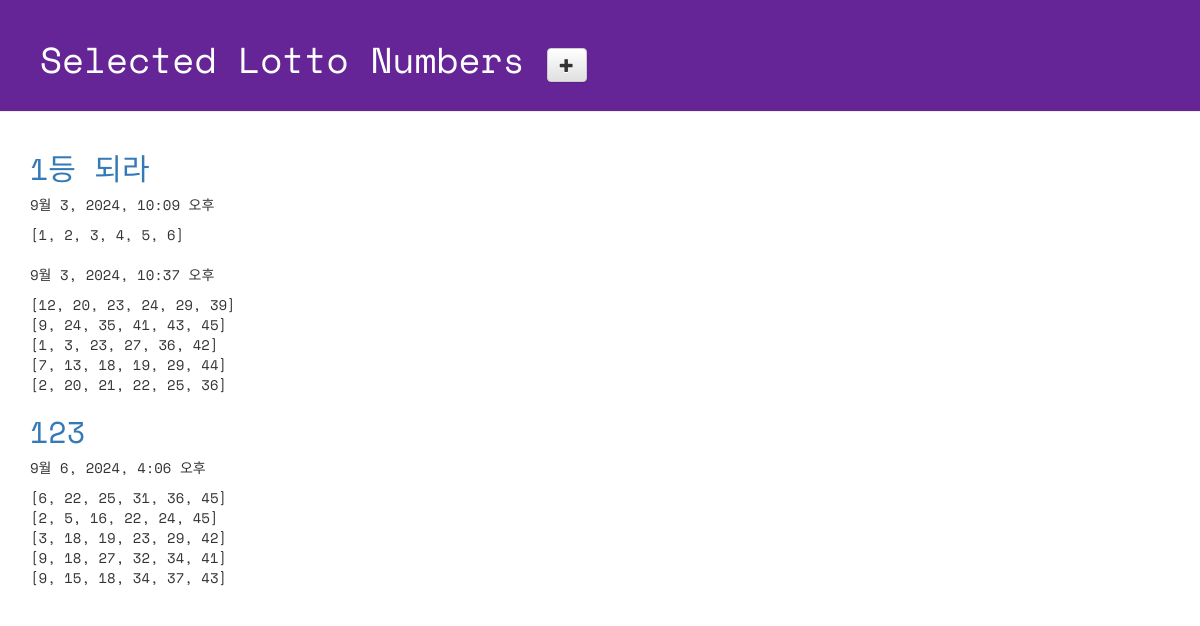
Page /lotto/ on the committed database.
### lotto/models.py (models this page shows, shortened)
class GuessNumbers(models.Model):
    name = models.CharField(max_length=24)  # 로또 번호 리스트의 이름
    text = models.CharField(max_length=255)  # 로또 번호 리스트에 대한 설명
    lottos = models.CharField(max_length=255, default='[1, 2, 3, 4, 5, 6]')  # 로또 번호들이 담길 str
    num_lotto = models.IntegerField(default=5)  # 6개 번호 set의 갯수
    update_date = models.DateTimeField()

### lotto/views.py (the view)
# urls.py: path('lotto/',views.index, name='index'),
def index(request):
    lottos = GuessNumbers.objects.all()
    return render(request, 'lotto/default.html',{'lottos':lottos})

### lotto/templates/lotto/default.html (shortened to what this page needs)
<!DOCTYPE html>
{% load static %}
<html lang="ko">
<head>
  <link rel="stylesheet" href="//maxcdn.bootstrapcdn.com/bootstrap/3.2.0/css/bootstrap.min.css">
  <link rel="stylesheet" href="//maxcdn.bootstrapcdn.com/bootstrap/3.2.0/css/bootstrap-theme.min.css">
  <link rel="stylesheet" href="{% static 'css/lotto.css' %}">
</head>
<body>
  <div class="page-header">
    <h1>
      Selected Lotto Numbers
      <a href="{% url 'new_lotto' %}">
      <span class="glyphicon glyphicon-plus btn btn-default"></span>
      </a>
    </h1>
  </div>
  <div class="container lotto">
    {% for lotto in lottos %}
      <h2><a href="{% url 'detail' lottokey=lotto.pk %}">{{lotto.text}}</a></h2>
      <p>{{ lotto.update_date }}</p>
      <p>{{ lotto.lottos | linebreaksbr }}</p>
    {% endfor %}
  </div>
</body>
</html>

### lotto/static/css/lotto.css (style rules this page uses)
.page-header { background-color: #652596; margin-top: 0; padding: 20px 20px 20px 40px; font-family: 'Space Mono', monospace; }
.page-header h1 { color: #FFFFFF; }
.container { font-family: 'Space Mono', monospace; }
.container h2 { color: #b9f442; }

### rows in the picture
GuessNumbers: text "1등 되라", update_date "9월 3, 2024, 10:09 오후", lottos "[1, 2, 3, 4, 5, 6]"
GuessNumbers: update_date "9월 3, 2024, 10:37 오후", lottos "[12, 20, 23, 24, 29, 39] [9, 24, 35, 41, 43, 45] [1, 3, 23, 27, 36, 42] [7, 13, 18, 19, 29, 44] [2, 20, 21, 22, 25, 36]"
GuessNumbers: text "123", update_date "9월 6, 2024, 4:06 오후", lottos "[6, 22, 25, 31, 36, 45] [2, 5, 16, 22, 24, 45] [3, 18, 19, 23, 29, 42] [9, 18, 27, 32, 34, 41] [9, 15, 18, 34, 37, 43]"
